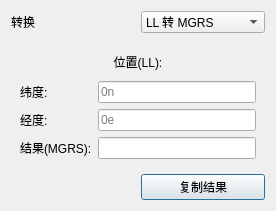
<?xml version="1.0" encoding="UTF-8"?>
<ui version="4.0">
 <class>PositionConverterDialog</class>
 <widget class="QDialog" name="PositionConverterDialog">
  <property name="geometry">
   <rect>
    <x>0</x>
    <y>0</y>
    <width>276</width>
    <height>211</height>
   </rect>
  </property>
  <property name="windowTitle">
   <string>坐标转换工具</string>
  </property>
  <layout class="QGridLayout" name="gridLayout">
   <item row="3" column="1">
    <widget class="QPushButton" name="copyPushButton">
     <property name="text">
      <string>复制结果</string>
     </property>
    </widget>
   </item>
   <item row="0" column="0">
    <widget class="QLabel" name="conversionLabel">
     <property name="text">
      <string>转换</string>
     </property>
     <property name="alignment">
      <set>Qt::AlignLeading|Qt::AlignLeft|Qt::AlignVCenter</set>
     </property>
    </widget>
   </item>
   <item row="0" column="1">
    <widget class="QComboBox" name="conversionComboBox">
     <item>
      <property name="text">
       <string>LL 转 MGRS</string>
      </property>
     </item>
     <item>
      <property name="text">
       <string>MGRS 转 LL</string>
      </property>
     </item>
    </widget>
   </item>
   <item row="2" column="0" colspan="2">
    <widget class="QStackedWidget" name="PositionStackedWidget">
     <property name="currentIndex">
      <number>0</number>
     </property>
     <widget class="QWidget" name="LLToMGRSPage">
      <layout class="QGridLayout" name="gridLayout_2">
       <item row="1" column="1">
        <widget class="UtQtLatPosLineEdit" name="latitudeLineEdit">
         <property name="placeholderText">
          <string>0n</string>
         </property>
        </widget>
       </item>
       <item row="3" column="1">
        <widget class="QLineEdit" name="resultMGRSLineEdit">
         <property name="readOnly">
          <bool>true</bool>
         </property>
        </widget>
       </item>
       <item row="3" column="0">
        <widget class="QLabel" name="resultMGRSLabel">
         <property name="text">
          <string>结果(MGRS):</string>
         </property>
        </widget>
       </item>
       <item row="2" column="0">
        <widget class="QLabel" name="longitudeLabel">
         <property name="text">
          <string>经度:</string>
         </property>
        </widget>
       </item>
       <item row="0" column="0" colspan="2">
        <widget class="QLabel" name="positionLLALabel">
         <property name="text">
          <string>位置(LL):</string>
         </property>
         <property name="alignment">
          <set>Qt::AlignCenter</set>
         </property>
        </widget>
       </item>
       <item row="2" column="1">
        <widget class="UtQtLonPosLineEdit" name="longitudeLineEdit">
         <property name="placeholderText">
          <string>0e</string>
         </property>
        </widget>
       </item>
       <item row="1" column="0">
        <widget class="QLabel" name="latitudeLabel">
         <property name="text">
          <string>纬度:</string>
         </property>
        </widget>
       </item>
      </layout>
     </widget>
     <widget class="QWidget" name="MGRSToLLPage">
      <layout class="QGridLayout" name="gridLayout_3">
       <item row="0" column="0">
        <widget class="QLabel" name="positionMGRSLabel">
         <property name="text">
          <string>位置(MGRS):</string>
         </property>
         <property name="alignment">
          <set>Qt::AlignCenter</set>
         </property>
        </widget>
       </item>
       <item row="1" column="0">
        <widget class="QLabel" name="resultLLLabel">
         <property name="text">
          <string>结果(LL):</string>
         </property>
        </widget>
       </item>
       <item row="0" column="1">
        <widget class="QLineEdit" name="MGRSLineEdit">
         <property name="placeholderText">
          <string>(e.g. 31NAA6602100000)</string>
         </property>
        </widget>
       </item>
       <item row="1" column="1">
        <widget class="QLineEdit" name="resultLLLineEdit">
         <property name="readOnly">
          <bool>true</bool>
         </property>
         <property name="placeholderText">
          <string/>
         </property>
        </widget>
       </item>
      </layout>
     </widget>
    </widget>
   </item>
  </layout>
 </widget>
 <customwidgets>
  <customwidget>
   <class>UtQtLatPosLineEdit</class>
   <extends>QLineEdit</extends>
   <header>UtQtUnitLineEdit.hpp</header>
  </customwidget>
  <customwidget>
   <class>UtQtLonPosLineEdit</class>
   <extends>QLineEdit</extends>
   <header>UtQtUnitLineEdit.hpp</header>
  </customwidget>
 </customwidgets>
 <tabstops>
  <tabstop>conversionComboBox</tabstop>
  <tabstop>latitudeLineEdit</tabstop>
  <tabstop>longitudeLineEdit</tabstop>
  <tabstop>resultMGRSLineEdit</tabstop>
  <tabstop>MGRSLineEdit</tabstop>
  <tabstop>resultLLLineEdit</tabstop>
  <tabstop>copyPushButton</tabstop>
 </tabstops>
 <resources/>
 <connections/>
</ui>
